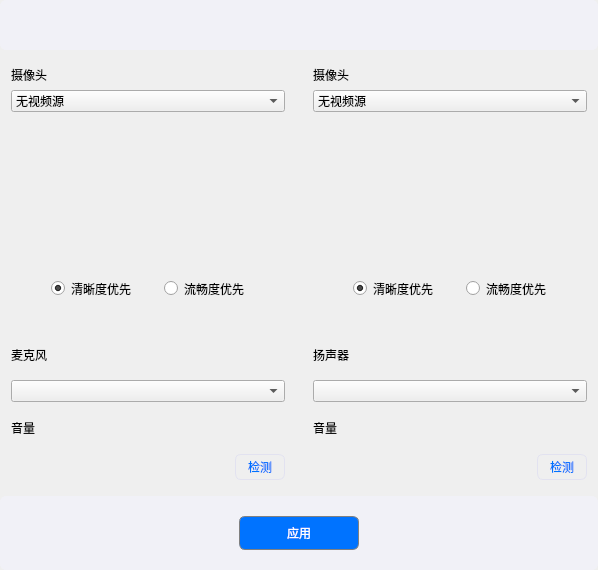
<?xml version="1.0" encoding="UTF-8"?>
<ui version="4.0">
 <class>AgoraSettingDialog</class>
 <widget class="QWidget" name="AgoraSettingDialog">
  <property name="geometry">
   <rect>
    <x>0</x>
    <y>0</y>
    <width>598</width>
    <height>570</height>
   </rect>
  </property>
  <property name="windowTitle">
   <string>AgoraSettingDialog</string>
  </property>
  <property name="styleSheet">
   <string notr="true">background-color: rgb(255, 255, 255);
QGroupBox{border:none}
QLabel{color:gray}
background: #F1F1F7;
box-shadow: 0px 4px 12px 0px rgba(0, 0, 0, 0.2);
border-radius: 6px;





</string>
  </property>
  <layout class="QHBoxLayout" name="horizontalLayout_5" stretch="0">
   <property name="spacing">
    <number>0</number>
   </property>
   <property name="leftMargin">
    <number>0</number>
   </property>
   <property name="topMargin">
    <number>0</number>
   </property>
   <property name="rightMargin">
    <number>0</number>
   </property>
   <property name="bottomMargin">
    <number>0</number>
   </property>
   <item>
    <layout class="QVBoxLayout" name="verticalLayout" stretch="0,8,5,0">
     <property name="spacing">
      <number>5</number>
     </property>
     <item>
      <widget class="QWidget" name="top_widget" native="true">
       <property name="minimumSize">
        <size>
         <width>0</width>
         <height>50</height>
        </size>
       </property>
       <property name="maximumSize">
        <size>
         <width>16777215</width>
         <height>50</height>
        </size>
       </property>
       <property name="styleSheet">
        <string notr="true">background: #F1F1F7;
box-shadow: 0px 4px 12px 0px rgba(0, 0, 0, 0.2);
border-radius: 6px;</string>
       </property>
       <layout class="QHBoxLayout" name="horizontalLayout_top" stretch="20,1">
        <item>
         <spacer name="horizontalSpacer_">
          <property name="orientation">
           <enum>Qt::Horizontal</enum>
          </property>
          <property name="sizeHint" stdset="0">
           <size>
            <width>40</width>
            <height>20</height>
           </size>
          </property>
         </spacer>
        </item>
        <item>
         <widget class="QPushButton" name="ExitPushButton">
          <property name="sizePolicy">
           <sizepolicy hsizetype="Preferred" vsizetype="Preferred">
            <horstretch>0</horstretch>
            <verstretch>0</verstretch>
           </sizepolicy>
          </property>
          <property name="maximumSize">
           <size>
            <width>20</width>
            <height>20</height>
           </size>
          </property>
          <property name="styleSheet">
           <string notr="true">#ExitPushButton{
border-image:url(&quot;:/image/resource/icon-close-gray@2x.png&quot;);
}

#ExitPushButton:hover{
border-image:url(&quot;:/image/resource/icon-close-gray-hover@2x.png&quot;);
}
</string>
          </property>
          <property name="text">
           <string/>
          </property>
          <property name="flat">
           <bool>true</bool>
          </property>
         </widget>
        </item>
       </layout>
      </widget>
     </item>
     <item>
      <layout class="QHBoxLayout" name="horizontalLayout_video_test">
       <item>
        <widget class="QWidget" name="widget" native="true">
         <property name="layoutDirection">
          <enum>Qt::LeftToRight</enum>
         </property>
         <layout class="QVBoxLayout" name="verticalLayout_2" stretch="1,1,8,1">
          <item>
           <widget class="QLabel" name="lab_camera_cap_1">
            <property name="maximumSize">
             <size>
              <width>16777215</width>
              <height>40</height>
             </size>
            </property>
            <property name="font">
             <font>
              <family>微软雅黑</family>
             </font>
            </property>
            <property name="text">
             <string>摄像头</string>
            </property>
           </widget>
          </item>
          <item>
           <widget class="QComboBox" name="cmb_video_source_1">
            <property name="styleSheet">
             <string notr="true">
QComboBox {
    border: 1px solid #CCCCCC;
    border-radius: 16px;
    padding: 8px 18px 8px 3px;
    padding-left:16px;
	font:  14px &quot;微软雅黑&quot;;
}

QComboBox:on {
     border: 1px solid #44A2FC;
}

QComboBox::drop-down {
    subcontrol-origin: padding;
    width: 20px;
    border:none;
    padding-right:10;
}

QComboBox::down-arrow {
    image: url(&quot;:/image/resource/icon-arrow up.png&quot;);
}
QComboBox::down-arrow:on {
    image: url(&quot;:/image/resource/icon-arrow down.png&quot;);
}

QComboBox QListView{
    outline: 0px solid gray;  
	border: 1px solid #E2E2F0;  
	color: #191919;
    background-color: white;   
	border-radius: 6px;
	selection-color:#000;
    selection-background-color: #EEEEEE;   
}

QComboBox QListView::item{
	margin:5px;
	padding: 5px;
};

QComboBox QListView::item:text{
	padding-left: 16px;
};</string>
            </property>
            <item>
             <property name="text">
              <string>无视频源</string>
             </property>
            </item>
           </widget>
          </item>
          <item>
           <widget class="QWidget" name="video_render_1" native="true">
            <property name="maximumSize">
             <size>
              <width>16777215</width>
              <height>16777215</height>
             </size>
            </property>
           </widget>
          </item>
          <item alignment="Qt::AlignHCenter">
           <widget class="QGroupBox" name="groupBox_video_source_1">
            <property name="styleSheet">
             <string notr="true">border:none;</string>
            </property>
            <property name="title">
             <string/>
            </property>
            <layout class="QHBoxLayout" name="horizontalLayout_11">
             <property name="spacing">
              <number>32</number>
             </property>
             <item>
              <widget class="QRadioButton" name="rdo_hight_level_video_1">
               <property name="font">
                <font>
                 <family>微软雅黑</family>
                 <pointsize>9</pointsize>
                </font>
               </property>
               <property name="text">
                <string>清晰度优先</string>
               </property>
               <property name="checked">
                <bool>true</bool>
               </property>
              </widget>
             </item>
             <item>
              <widget class="QRadioButton" name="rdo_low_level_video_1">
               <property name="font">
                <font>
                 <family>微软雅黑</family>
                 <pointsize>9</pointsize>
                </font>
               </property>
               <property name="text">
                <string>流畅度优先</string>
               </property>
              </widget>
             </item>
            </layout>
           </widget>
          </item>
         </layout>
        </widget>
       </item>
       <item>
        <widget class="QWidget" name="widget_2" native="true">
         <layout class="QVBoxLayout" name="verticalLayout_3" stretch="1,1,8,1">
          <item>
           <widget class="QLabel" name="lab_camera_cap_2">
            <property name="maximumSize">
             <size>
              <width>16777215</width>
              <height>40</height>
             </size>
            </property>
            <property name="font">
             <font>
              <family>微软雅黑</family>
             </font>
            </property>
            <property name="text">
             <string>摄像头</string>
            </property>
           </widget>
          </item>
          <item>
           <widget class="QComboBox" name="cmb_video_source_2">
            <property name="styleSheet">
             <string notr="true">
QComboBox {
    border: 1px solid #CCCCCC;
    border-radius: 16px;
    padding: 8px 18px 8px 3px;
    padding-left:16px;
	font:  14px &quot;微软雅黑&quot;;
}

QComboBox:on {
     border: 1px solid #44A2FC;
}

QComboBox::drop-down {
    subcontrol-origin: padding;
    width: 20px;
    border:none;
    padding-right:10;
}

QComboBox::down-arrow {
    image: url(&quot;:/image/resource/icon-arrow up.png&quot;);
}
QComboBox::down-arrow:on {
    image: url(&quot;:/image/resource/icon-arrow down.png&quot;);
}

QComboBox QListView{
    outline: 0px solid gray;  
	border: 1px solid #E2E2F0;  
	color: #191919;
    background-color: white;   
	border-radius: 6px;
	selection-color:#000;
    selection-background-color: #EEEEEE;   
}

QComboBox QListView::item{
	margin:5px;
	padding: 5px;
};

QComboBox QListView::item:text{
	padding-left: 16px;
};</string>
            </property>
            <item>
             <property name="text">
              <string>无视频源</string>
             </property>
            </item>
           </widget>
          </item>
          <item>
           <widget class="QWidget" name="video_render_2" native="true">
            <property name="maximumSize">
             <size>
              <width>16777215</width>
              <height>16777215</height>
             </size>
            </property>
           </widget>
          </item>
          <item alignment="Qt::AlignHCenter">
           <widget class="QGroupBox" name="groupBox_video_source_2">
            <property name="styleSheet">
             <string notr="true">border:none;</string>
            </property>
            <property name="title">
             <string/>
            </property>
            <layout class="QHBoxLayout" name="horizontalLayout_12">
             <property name="spacing">
              <number>32</number>
             </property>
             <item>
              <widget class="QRadioButton" name="rdo_low_level_video_3">
               <property name="font">
                <font>
                 <family>微软雅黑</family>
                 <pointsize>9</pointsize>
                </font>
               </property>
               <property name="text">
                <string>清晰度优先</string>
               </property>
               <property name="checked">
                <bool>true</bool>
               </property>
              </widget>
             </item>
             <item>
              <widget class="QRadioButton" name="rdo_low_level_video_2">
               <property name="font">
                <font>
                 <family>微软雅黑</family>
                 <pointsize>9</pointsize>
                </font>
               </property>
               <property name="text">
                <string>流畅度优先</string>
               </property>
              </widget>
             </item>
            </layout>
           </widget>
          </item>
         </layout>
        </widget>
       </item>
      </layout>
     </item>
     <item>
      <layout class="QHBoxLayout" name="horizontalLayout_9" stretch="1,1">
       <item>
        <widget class="QWidget" name="widget_5" native="true">
         <layout class="QVBoxLayout" name="verticalLayout_4" stretch="1,2,2,1">
          <item>
           <widget class="QLabel" name="lab_audio_cap">
            <property name="maximumSize">
             <size>
              <width>16777215</width>
              <height>40</height>
             </size>
            </property>
            <property name="font">
             <font>
              <family>微软雅黑</family>
             </font>
            </property>
            <property name="text">
             <string>麦克风</string>
            </property>
           </widget>
          </item>
          <item>
           <widget class="QComboBox" name="cmb_audio_cap">
            <property name="sizePolicy">
             <sizepolicy hsizetype="Preferred" vsizetype="Fixed">
              <horstretch>0</horstretch>
              <verstretch>0</verstretch>
             </sizepolicy>
            </property>
            <property name="styleSheet">
             <string notr="true">
QComboBox {
    border: 1px solid #CCCCCC;
    border-radius: 16px;
    padding: 8px 18px 8px 3px;
    padding-left:16px;
	font:  14px &quot;微软雅黑&quot;;
}

QComboBox:on {
     border: 1px solid #44A2FC;
}

QComboBox::drop-down {
    subcontrol-origin: padding;
    width: 20px;
    border:none;
    padding-right:10;
}

QComboBox::down-arrow {
    image: url(&quot;:/image/resource/icon-arrow up.png&quot;);
}
QComboBox::down-arrow:on {
    image: url(&quot;:/image/resource/icon-arrow down.png&quot;);
}

QComboBox QListView{
    outline: 0px solid gray;  
	border: 1px solid #E2E2F0;  
	color: #191919;
    background-color: white;   
	border-radius: 6px;
	selection-color:#000;
    selection-background-color: #EEEEEE;   
}

QComboBox QListView::item{
	margin:5px;
	padding: 5px;
};

QComboBox QListView::item:text{
	padding-left: 16px;
};</string>
            </property>
           </widget>
          </item>
          <item>
           <layout class="QHBoxLayout" name="horizontalLayout_13">
            <item>
             <widget class="QLabel" name="lab_audio_cap_vol">
              <property name="maximumSize">
               <size>
                <width>50</width>
                <height>16777215</height>
               </size>
              </property>
              <property name="font">
               <font>
                <family>微软雅黑</family>
               </font>
              </property>
              <property name="text">
               <string>音量</string>
              </property>
             </widget>
            </item>
            <item>
             <widget class="AgoraSlider" name="sldier_cap" native="true">
              <property name="minimumSize">
               <size>
                <width>0</width>
                <height>40</height>
               </size>
              </property>
              <property name="maximumSize">
               <size>
                <width>16777215</width>
                <height>40</height>
               </size>
              </property>
             </widget>
            </item>
           </layout>
          </item>
          <item>
           <layout class="QHBoxLayout" name="horizontalLayout_14">
            <item>
             <widget class="AgoraVolumeWidget" name="cap_widget_render" native="true">
              <property name="enabled">
               <bool>true</bool>
              </property>
              <property name="maximumSize">
               <size>
                <width>16777215</width>
                <height>32</height>
               </size>
              </property>
             </widget>
            </item>
            <item>
             <widget class="QPushButton" name="btn_audio_cap_test">
              <property name="sizePolicy">
               <sizepolicy hsizetype="Minimum" vsizetype="Preferred">
                <horstretch>0</horstretch>
                <verstretch>0</verstretch>
               </sizepolicy>
              </property>
              <property name="minimumSize">
               <size>
                <width>50</width>
                <height>26</height>
               </size>
              </property>
              <property name="maximumSize">
               <size>
                <width>50</width>
                <height>26</height>
               </size>
              </property>
              <property name="font">
               <font>
                <family>微软雅黑</family>
               </font>
              </property>
              <property name="styleSheet">
               <string notr="true">width: 50px;
height: 26px;
border-radius: 6px;
border: 1px solid #E2E2F0;
color: #0073FF;</string>
              </property>
              <property name="text">
               <string>检测</string>
              </property>
             </widget>
            </item>
           </layout>
          </item>
         </layout>
        </widget>
       </item>
       <item>
        <widget class="QWidget" name="widget_6" native="true">
         <layout class="QVBoxLayout" name="verticalLayout_5" stretch="1,2,2,1">
          <item>
           <widget class="QLabel" name="lab_audio_playback">
            <property name="maximumSize">
             <size>
              <width>16777215</width>
              <height>40</height>
             </size>
            </property>
            <property name="font">
             <font>
              <family>微软雅黑</family>
             </font>
            </property>
            <property name="text">
             <string>扬声器</string>
            </property>
           </widget>
          </item>
          <item>
           <widget class="QComboBox" name="cmb_audio_playback">
            <property name="styleSheet">
             <string notr="true">
QComboBox {
    border: 1px solid #CCCCCC;
    border-radius: 16px;
    padding: 8px 18px 8px 3px;
    padding-left:16px;
	font:  14px &quot;微软雅黑&quot;;
}

QComboBox:on {
     border: 1px solid #44A2FC;
}

QComboBox::drop-down {
    subcontrol-origin: padding;
    width: 20px;
    border:none;
    padding-right:10;
}

QComboBox::down-arrow {
    image: url(&quot;:/image/resource/icon-arrow up.png&quot;);
}
QComboBox::down-arrow:on {
    image: url(&quot;:/image/resource/icon-arrow down.png&quot;);
}

QComboBox QListView{
    outline: 0px solid gray;  
	border: 1px solid #E2E2F0;  
	color: #191919;
    background-color: white;   
	border-radius: 6px;
	selection-color:#000;
    selection-background-color: #EEEEEE;   
}

QComboBox QListView::item{
	margin:5px;
	padding: 5px;
};

QComboBox QListView::item:text{
	padding-left: 16px;
};</string>
            </property>
           </widget>
          </item>
          <item>
           <layout class="QHBoxLayout" name="horizontalLayout_16">
            <item>
             <widget class="QLabel" name="lab_audio_playback_vol">
              <property name="maximumSize">
               <size>
                <width>50</width>
                <height>16777215</height>
               </size>
              </property>
              <property name="font">
               <font>
                <family>微软雅黑</family>
               </font>
              </property>
              <property name="text">
               <string>音量</string>
              </property>
             </widget>
            </item>
            <item>
             <widget class="AgoraSlider" name="sldier_playback" native="true">
              <property name="minimumSize">
               <size>
                <width>0</width>
                <height>40</height>
               </size>
              </property>
              <property name="maximumSize">
               <size>
                <width>16777215</width>
                <height>40</height>
               </size>
              </property>
             </widget>
            </item>
           </layout>
          </item>
          <item>
           <layout class="QHBoxLayout" name="horizontalLayout_15">
            <item>
             <widget class="AgoraVolumeWidget" name="playback_widget_render" native="true">
              <property name="maximumSize">
               <size>
                <width>16777215</width>
                <height>32</height>
               </size>
              </property>
             </widget>
            </item>
            <item>
             <widget class="QPushButton" name="btn_audio_playback_test">
              <property name="sizePolicy">
               <sizepolicy hsizetype="Minimum" vsizetype="Preferred">
                <horstretch>0</horstretch>
                <verstretch>0</verstretch>
               </sizepolicy>
              </property>
              <property name="minimumSize">
               <size>
                <width>50</width>
                <height>26</height>
               </size>
              </property>
              <property name="maximumSize">
               <size>
                <width>50</width>
                <height>26</height>
               </size>
              </property>
              <property name="font">
               <font>
                <family>微软雅黑</family>
               </font>
              </property>
              <property name="styleSheet">
               <string notr="true">width: 50px;
height: 26px;
border-radius: 6px;
border: 1px solid #E2E2F0;
color: #0073FF;</string>
              </property>
              <property name="text">
               <string>检测</string>
              </property>
             </widget>
            </item>
           </layout>
          </item>
         </layout>
        </widget>
       </item>
      </layout>
     </item>
     <item>
      <widget class="QWidget" name="bottom_layout" native="true">
       <property name="minimumSize">
        <size>
         <width>0</width>
         <height>74</height>
        </size>
       </property>
       <property name="maximumSize">
        <size>
         <width>16777215</width>
         <height>74</height>
        </size>
       </property>
       <property name="styleSheet">
        <string notr="true">background: #F1F1F7;
box-shadow: 0px 4px 12px 0px rgba(0, 0, 0, 0.2);
border-radius: 6px;</string>
       </property>
       <layout class="QHBoxLayout" name="horizontalLayout_10" stretch="3,1,3">
        <property name="spacing">
         <number>0</number>
        </property>
        <property name="topMargin">
         <number>1</number>
        </property>
        <property name="bottomMargin">
         <number>1</number>
        </property>
        <item>
         <spacer name="horizontalSpacer_2">
          <property name="orientation">
           <enum>Qt::Horizontal</enum>
          </property>
          <property name="sizeHint" stdset="0">
           <size>
            <width>40</width>
            <height>20</height>
           </size>
          </property>
         </spacer>
        </item>
        <item>
         <widget class="QPushButton" name="btn_applay">
          <property name="sizePolicy">
           <sizepolicy hsizetype="Preferred" vsizetype="Preferred">
            <horstretch>0</horstretch>
            <verstretch>0</verstretch>
           </sizepolicy>
          </property>
          <property name="minimumSize">
           <size>
            <width>120</width>
            <height>34</height>
           </size>
          </property>
          <property name="maximumSize">
           <size>
            <width>120</width>
            <height>34</height>
           </size>
          </property>
          <property name="font">
           <font>
            <family>微软雅黑</family>
           </font>
          </property>
          <property name="styleSheet">
           <string notr="true">border:1px solid;
border-radius:6px;
border-color:gray;
background-color:#0073FF;
color:white</string>
          </property>
          <property name="text">
           <string>应用</string>
          </property>
         </widget>
        </item>
        <item>
         <spacer name="horizontalSpacer_3">
          <property name="orientation">
           <enum>Qt::Horizontal</enum>
          </property>
          <property name="sizeHint" stdset="0">
           <size>
            <width>40</width>
            <height>20</height>
           </size>
          </property>
         </spacer>
        </item>
       </layout>
      </widget>
     </item>
    </layout>
   </item>
  </layout>
 </widget>
 <layoutdefault spacing="6" margin="11"/>
 <customwidgets>
  <customwidget>
   <class>AgoraSlider</class>
   <extends>QWidget</extends>
   <header location="global">AgoraSlider.h</header>
   <container>1</container>
  </customwidget>
  <customwidget>
   <class>AgoraVolumeWidget</class>
   <extends>QWidget</extends>
   <header location="global">AgoraVolumeWidget.h</header>
   <container>1</container>
  </customwidget>
 </customwidgets>
 <resources>
  <include location="../agora_edu_demo.qrc"/>
 </resources>
 <connections>
  <connection>
   <sender>rdo_hight_level_video_1</sender>
   <signal>clicked()</signal>
   <receiver>AgoraSettingDialog</receiver>
   <slot>OnMasterPreferred()</slot>
   <hints>
    <hint type="sourcelabel">
     <x>83</x>
     <y>295</y>
    </hint>
    <hint type="destinationlabel">
     <x>889</x>
     <y>-183</y>
    </hint>
   </hints>
  </connection>
  <connection>
   <sender>rdo_low_level_video_3</sender>
   <signal>clicked()</signal>
   <receiver>AgoraSettingDialog</receiver>
   <slot>OnSlavePreferred()</slot>
   <hints>
    <hint type="sourcelabel">
     <x>406</x>
     <y>293</y>
    </hint>
    <hint type="destinationlabel">
     <x>870</x>
     <y>-191</y>
    </hint>
   </hints>
  </connection>
  <connection>
   <sender>rdo_low_level_video_1</sender>
   <signal>clicked()</signal>
   <receiver>AgoraSettingDialog</receiver>
   <slot>OnMasterPreferred()</slot>
   <hints>
    <hint type="sourcelabel">
     <x>204</x>
     <y>292</y>
    </hint>
    <hint type="destinationlabel">
     <x>298</x>
     <y>284</y>
    </hint>
   </hints>
  </connection>
  <connection>
   <sender>rdo_low_level_video_2</sender>
   <signal>clicked()</signal>
   <receiver>AgoraSettingDialog</receiver>
   <slot>OnSlavePreferred()</slot>
   <hints>
    <hint type="sourcelabel">
     <x>504</x>
     <y>292</y>
    </hint>
    <hint type="destinationlabel">
     <x>298</x>
     <y>284</y>
    </hint>
   </hints>
  </connection>
 </connections>
 <slots>
  <slot>OnMasterPreferred()</slot>
  <slot>OnSlavePreferred()</slot>
 </slots>
</ui>
